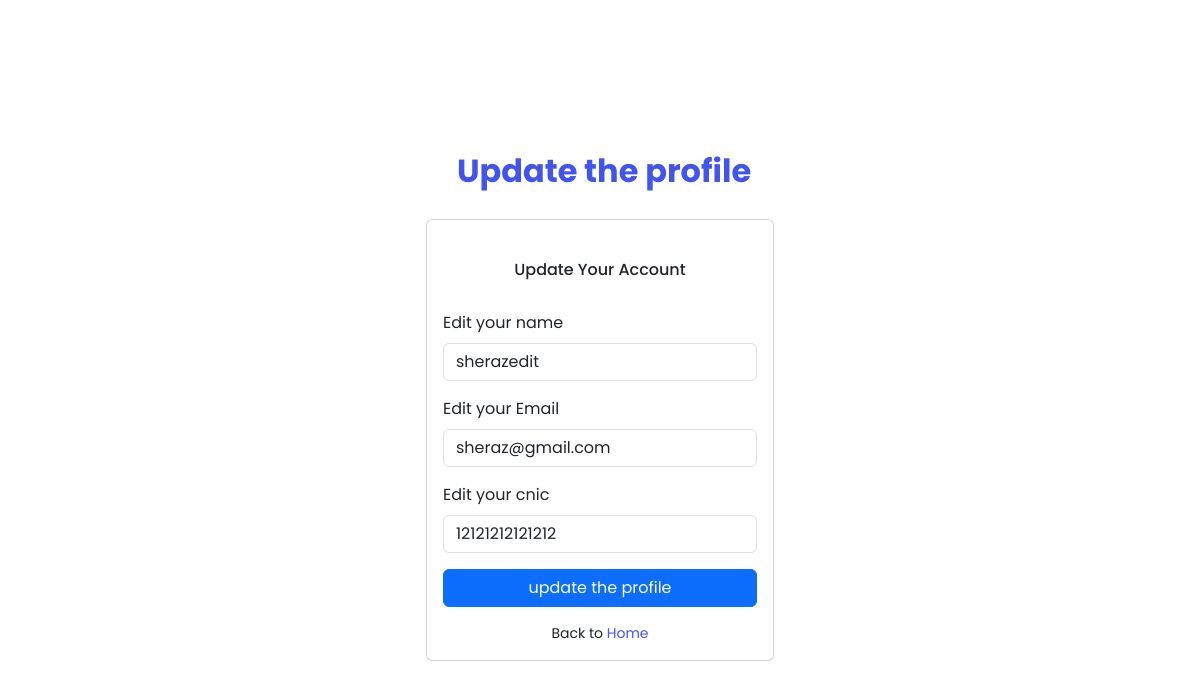
The page /edit.php?id=1 on the database as committed earlier.
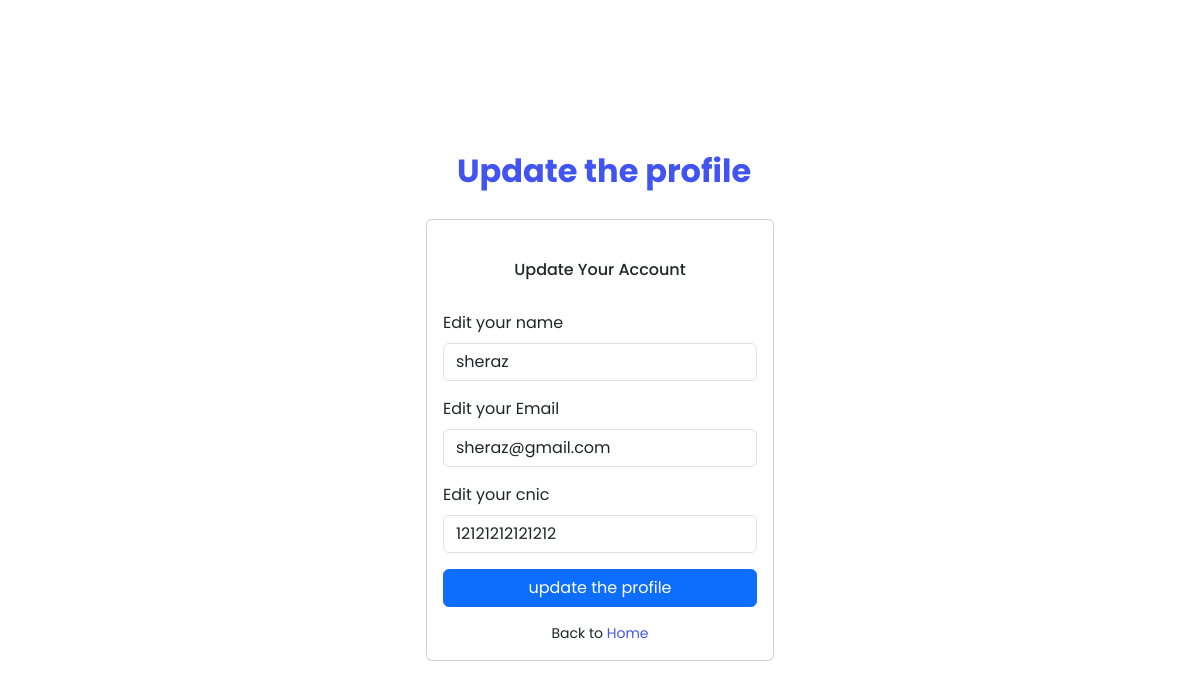
The same page on the database as committed later.
### tables this page shows
CREATE TABLE `user` (
  `id` int(11) NOT NULL,
  `name` varchar(255) NOT NULL,
  `email` varchar(255) NOT NULL,
  `cnic` varchar(255) NOT NULL,
  `password` varchar(255) NOT NULL,
  `time` datetime NOT NULL DEFAULT current_timestamp()
);

### edit.php (the view, shortened to what this page needs)
<?php
require 'conn.php';
$id = $_GET['id'];
$selectQ = "SELECT * FROM `user` WHERE id=$id";
$select = mysqli_query($conn,$selectQ);
$GetOldData = mysqli_fetch_array($select);
?>
<!DOCTYPE html>
<html lang="en">
<head>
    <?php require './component/_links.php'?>
</head>
<body>
  <main>
    <div class="container">
      <section class="section register min-vh-100 d-flex flex-column align-items-center justify-content-center py-4">
        <div class="container">
          <div class="row justify-content-center">
            <div class="col-lg-4 col-md-6 d-flex flex-column align-items-center justify-content-center">
              <div class="d-flex justify-content-center py-4">
                <a href="#" class="logo d-flex align-items-center w-auto">
                  <span style="font-size: 2rem; margin-left: 0.5rem;" class="d-none d-lg-block"><b>Update the
                      profile</b></span>
                </a>
              </div>
              <div class="card mb-3">
                <div class="card-body">
                  <div class="pt-4 pb-2">
                    <h5 style="font-size: 1rem !important;" class="card-title text-center pb-0 fs-4">Update Your Account
                    </h5>
                  </div>
                  <form class="row g-3 needs-validation" novalidate action="update.php" method="GET">
                    <div class="col-12">
                      <label for="yourEmail" class="form-label">Edit your name</label>
                      <input minlength="5" maxlength="30" type="text" name="nameedit" class="form-control" id="yourEmail"
                        value=<?=$GetOldData['name']?> required >
                    </div>
                    <div class="col-12">
                      <label for="yourEmail" class="form-label">Edit your Email</label>
                      <input type="email" name="emailedit" class="form-control" id="yourEmail" value=<?=$GetOldData['email']?>  required>
                    </div>
                    <div class="col-12">
                      <label for="yourEmail" class="form-label">Edit your cnic</label>
                      <input type="number" name="cnicedit" class="form-control" id="yourEmail" value=<?=$GetOldData['cnic']?> required>
                    </div>
                    <div class="col-12">
                      <input class="btn btn-primary w-100" name="submit" type="submit" value="update the profile">
                    </div>
                    <div class="col-12" style="display: flex; justify-content: center;">
                      <p class="small mb-0  ">Back to <a href="welcome.php">Home</a></p>
                    </div>
                  </form>
                </div>
              </div>
            </div>
          </div>
        </div>
      </section>
    </div>
  </main>
</body>
</html>

Rows that differ between the two databases and show on the page:
changed user "sheraz@gmail.com": nameedit "sherazedit" → "sheraz"
